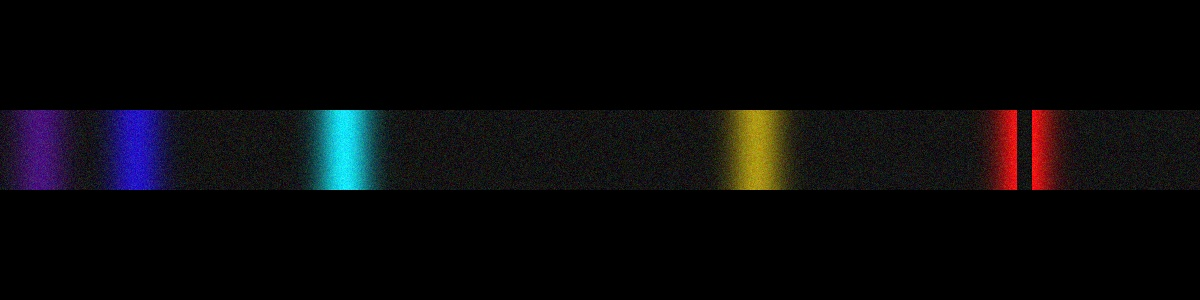
#> input picture test_emission_spectrum.jpg, 1200 x 300 px
$ python SpectrumAnalyzer.py
#> lines starting #> are read from the running program, lines starting #| are printed output that depends on the picture
"""
Spectrum Image Analyzer
Analyzes light spectrum images to extract wavelength vs intensity data.
"""

import cv2
import numpy as np
import matplotlib.pyplot as plt
from pathlib import Path


class SpectrumAnalyzer:
    """Analyzes spectrum images and extracts wavelength-intensity data."""

    def __init__(self, image_path=None, wavelength_calibration=None, verbose=False):
        """
        Initialize the spectrum analyzer.

        Args:
            image_path: Optional path to a static spectrum image file. If None,
                        the analyzer can accept frames via `process_and_update`.
            wavelength_calibration: Dict with 'points' (list of [pixel, wavelength_nm])
                                   or 'linear' with [start_nm, end_nm]
        """
        self.image_path = image_path
        self.image = None
        self.spectrum_region = None
        self.intensity_profile = None
        self.wavelengths = None
        self.calibration = wavelength_calibration or {
            'linear': [400, 700]  # Default visible spectrum range
        }
        # Verbose flag controls printing for performance-sensitive usage
        self.verbose = bool(verbose)

        # Pre-allocate buffers for faster processing
        self._gray_buffer = None
        self._data_buffer = None
        # Realtime plotting attributes
        self.fig = None
        self.ax = None
        self.line = None
        self.realtime_initialized = False

    def load_image(self):
        """Load the spectrum image from file."""
        self.image = cv2.imread(str(self.image_path))
#> self.image is the input picture: shape (300, 1200, 3); mean B, G, R 10.4, 8.7, 9.2
        if self.image is None:
            raise FileNotFoundError(f"Could not load image: {self.image_path}")
        if self.verbose:
            print(f"Image loaded: {self.image.shape[1]}x{self.image.shape[0]} pixels")
        return self.image

    def crop_spectrum(self, roi=None, auto_detect=True):
        """
        Crop or isolate the spectral stripe from the image.

        Args:
            roi: Region of interest as [x, y, width, height]. If None, uses auto-detection or full image.
            auto_detect: If True, attempts to automatically detect the brightest horizontal band.

        Returns:
            Cropped spectrum region
        """
#> called with auto_detect = True
        if roi is not None:
            x, y, w, h = roi
            self.spectrum_region = self.image[y:y+h, x:x+w]
        elif auto_detect:
            # Convert to grayscale for detection
            gray = cv2.cvtColor(self.image, cv2.COLOR_BGR2GRAY)
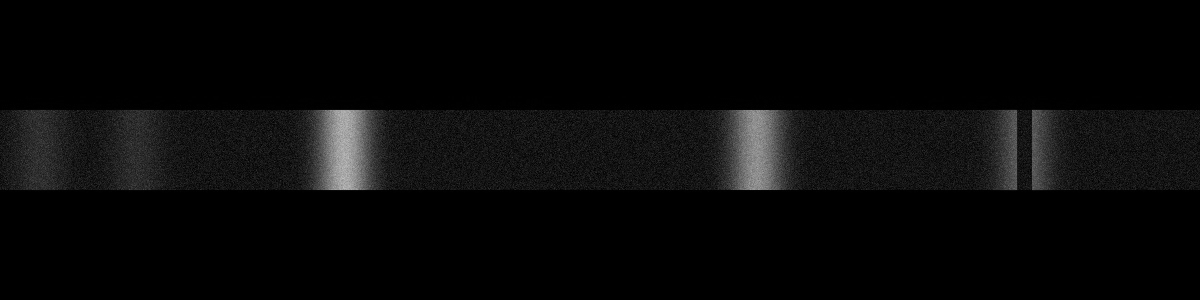
#> gray: shape (300, 1200); min 0, max 192, mean 9

            # Sum intensity along horizontal axis to find brightest vertical region
            vertical_profile = np.sum(gray, axis=1)
#> vertical_profile = 300 values, max 41161 at index 115, min 0 at index 0, mean 10858.2

            # Smooth the profile to reduce noise
            kernel_size = max(5, len(vertical_profile) // 50)
#> kernel_size = 6
            kernel = np.ones(kernel_size) / kernel_size
#> kernel = [0.167, 0.167, 0.167, 0.167, 0.167, 0.167]
            smoothed = np.convolve(vertical_profile, kernel, mode='same')
#> smoothed = 300 values, max 40732 at index 173, min 0 at index 0, mean 10858.2

            # Find the peak region (brightest band)
            peak_idx = np.argmax(smoothed)
#> peak_idx = 173

            # Define region height as 20% of image height or 50 pixels, whichever is larger
            region_height = max(50, self.image.shape[0] // 5)
#> region_height = 60

            # Center the region around the peak
            y_start = max(0, peak_idx - region_height // 2)
#> y_start = 143
            y_end = min(self.image.shape[0], y_start + region_height)
#> y_end = 203

            self.spectrum_region = self.image[y_start:y_end, :]
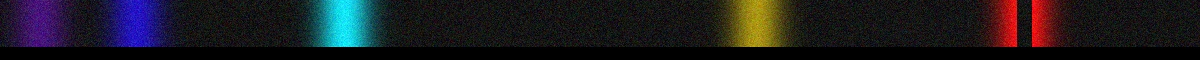
#> self.spectrum_region: shape (60, 1200, 3); mean B, G, R 30.5, 25.5, 27.1
            if self.verbose:
                print(f"Auto-detected spectrum region: rows {y_start}-{y_end}")
        else:
            # Use the full image
            self.spectrum_region = self.image.copy()

        return self.spectrum_region

    # [29 lines left out: function correct_perspective, not called in this run]

    def extract_intensity(self, method='average', channel='gray'):
        """
        Extract intensity profile by collapsing spectrum along vertical axis.

        Args:
            method: 'average', 'max', or 'median' for combining vertical pixels
            channel: 'gray', 'red', 'green', 'blue', or 'all' for RGB

        Returns:
            1D array of intensity values (one per horizontal pixel position)
        """
#> called with method = 'average', channel = 'gray'
        if self.spectrum_region is None:
            raise ValueError("Spectrum region not set. Run crop_spectrum() first.")

        # Select color channel with buffer reuse
        if channel == 'gray':
            if self._gray_buffer is None or self._gray_buffer.shape != self.spectrum_region.shape[:2]:
                self._gray_buffer = np.empty(self.spectrum_region.shape[:2], dtype=np.uint8)
            data = cv2.cvtColor(self.spectrum_region, cv2.COLOR_BGR2GRAY, dst=self._gray_buffer)
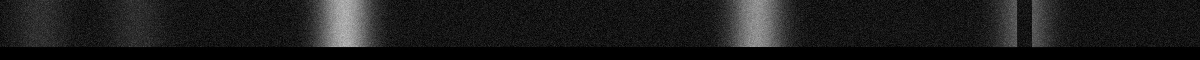
#> data: shape (60, 1200); min 0, max 192, mean 26.5
        elif channel == 'red':
            data = self.spectrum_region[:, :, 2]  # BGR format
        elif channel == 'green':
            data = self.spectrum_region[:, :, 1]
        elif channel == 'blue':
            data = self.spectrum_region[:, :, 0]
        elif channel == 'all':
            # Use average of all channels
            data = np.mean(self.spectrum_region, axis=2).astype(np.uint8)
        else:
            raise ValueError(f"Unknown channel: {channel}")

        # Fast collapse using numpy operations
        if method == 'average':
            self.intensity_profile = np.mean(data, axis=0, dtype=np.float32)
#> self.intensity_profile = 1200 values, max 133.6 at index 343, min 12.95 at index 249, mean 26.55
        elif method == 'max':
            self.intensity_profile = np.max(data, axis=0)
        elif method == 'median':
            self.intensity_profile = np.median(data, axis=0)
        else:
            raise ValueError(f"Unknown method: {method}")

        if self.verbose:
            print(f"Intensity profile extracted: {len(self.intensity_profile)} points")
        return self.intensity_profile

    def calibrate_wavelength(self):
        """
        Convert pixel positions to wavelengths using calibration data.

        Returns:
            Array of wavelength values (in nm) corresponding to each pixel
        """
        if self.intensity_profile is None:
            raise ValueError("Intensity profile not extracted yet.")

        num_pixels = len(self.intensity_profile)
#> num_pixels = 1200

        # Reuse wavelength array if size matches
        if self.wavelengths is None or len(self.wavelengths) != num_pixels:
            self.wavelengths = np.empty(num_pixels, dtype=np.float32)

        if 'linear' in self.calibration:
            # Linear calibration: map first pixel to start_nm, last to end_nm
            start_nm, end_nm = self.calibration['linear']
            self.wavelengths[:] = np.linspace(start_nm, end_nm, num_pixels)
            if self.verbose:
                print(f"Linear calibration: {start_nm}-{end_nm} nm")

        elif 'points' in self.calibration:
            # Calibration using known reference points
            points = np.array(self.calibration['points'])  # [[pixel, wavelength], ...]
            pixels = points[:, 0]
            wavelengths_cal = points[:, 1]

            # Interpolate wavelength for all pixel positions
            pixel_positions = np.arange(num_pixels)
            self.wavelengths[:] = np.interp(pixel_positions, pixels, wavelengths_cal)

            # Extrapolation (vectorized)
            if pixel_positions[0] < pixels[0] and len(pixels) >= 2:
                slope = (wavelengths_cal[1] - wavelengths_cal[0]) / (pixels[1] - pixels[0])
                mask = pixel_positions < pixels[0]
                self.wavelengths[mask] = wavelengths_cal[0] + slope * (pixel_positions[mask] - pixels[0])

            if pixel_positions[-1] > pixels[-1] and len(pixels) >= 2:
                slope = (wavelengths_cal[-1] - wavelengths_cal[-2]) / (pixels[-1] - pixels[-2])
                mask = pixel_positions > pixels[-1]
                self.wavelengths[mask] = wavelengths_cal[-1] + slope * (pixel_positions[mask] - pixels[-1])

            if self.verbose:
                print(f"Point calibration: {len(points)} reference points")
                print(f"  Wavelength range: {self.wavelengths[0]:.1f} - {self.wavelengths[-1]:.1f} nm")

        else:
            raise ValueError("Invalid calibration configuration")

        return self.wavelengths

    def plot_spectrum(self, title="Spectrum Analysis", save_path=None,
                     show_peaks=False, figsize=(12, 6)):
        """
        Plot wavelength vs intensity spectrum.

        Args:
            title: Plot title
            save_path: If provided, save the plot to this path
            show_peaks: If True, mark prominent peaks
            figsize: Figure size as (width, height)
        """
#> called with title = 'Spectrum Analysis', save_path = 'spectrum_plot.png', show_peaks = False, figsize = (12, 6)
        if self.wavelengths is None or self.intensity_profile is None:
            raise ValueError("Run calibrate_wavelength() first.")

        plt.figure(figsize=figsize)
        plt.plot(self.wavelengths, self.intensity_profile, linewidth=1.5)

        # Optionally mark peaks
        if show_peaks:
            from scipy.signal import find_peaks
            peaks, properties = find_peaks(
                self.intensity_profile,
                prominence=np.std(self.intensity_profile)
            )
            plt.plot(self.wavelengths[peaks], self.intensity_profile[peaks],
                    'rx', markersize=10, label='Peaks')
            plt.legend()

        plt.xlabel('Wavelength (nm)', fontsize=12)
        plt.ylabel('Intensity (arbitrary units)', fontsize=12)
        plt.title(title, fontsize=14)
        plt.grid(True, alpha=0.3)
        plt.tight_layout()

        if save_path:
            plt.savefig(save_path, dpi=300, bbox_inches='tight')
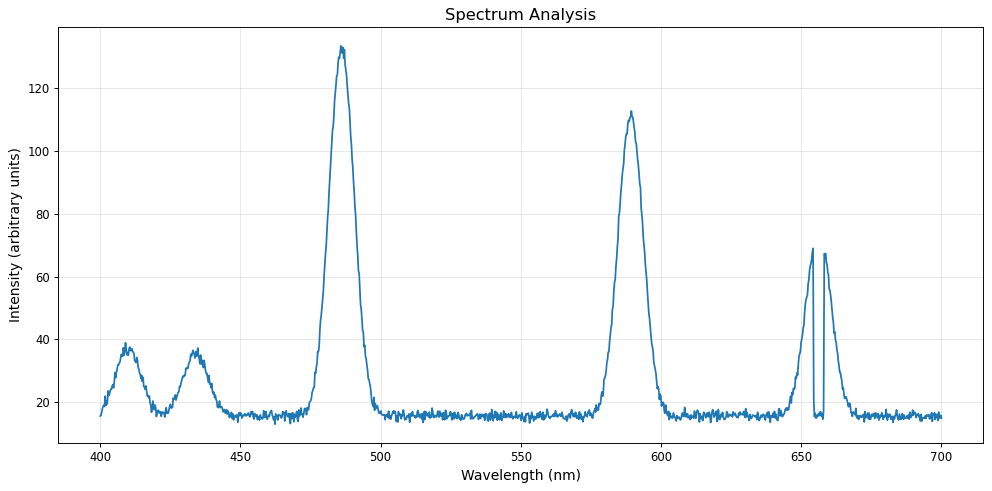
#> figure drawn by matplotlib, 1 panel; curve peaks at x = 485.8, y = 133.6
            if self.verbose:
                print(f"Plot saved to: {save_path}")

        plt.show()

    # ---------------------- Real-time support -------------------------------
    # [64 lines left out: functions init_realtime_plot, update_realtime_plot, close_realtime, process_and_update, not called in this run]

    def save_data(self, csv_path):
        """
        Save wavelength and intensity data to CSV file.

        Args:
            csv_path: Path for output CSV file
        """
#> called with csv_path = 'spectrum_data.csv'
        if self.wavelengths is None or self.intensity_profile is None:
            raise ValueError("No data to save. Run analysis first.")

        data = np.column_stack((self.wavelengths, self.intensity_profile))
#> data = 1200 pairs, first value 400 to 700, second value 12.95 to 133.6
        np.savetxt(
            csv_path,
            data,
            delimiter=',',
            header='Wavelength(nm),Intensity',
            comments='',
            fmt='%.3f'
        )
        if self.verbose:
            print(f"Data saved to: {csv_path}")

    def analyze(self, roi=None, auto_detect=True, intensity_method='average',
                channel='gray', plot=True, save_plot=None, save_csv=None):
        """
        Run complete analysis pipeline.

        Args:
            roi: Region of interest [x, y, width, height]
            auto_detect: Auto-detect spectrum region
            intensity_method: 'average', 'max', or 'median'
            channel: Color channel to analyze
            plot: Whether to display the plot
            save_plot: Path to save plot image
            save_csv: Path to save CSV data

        Returns:
            Dictionary with wavelengths and intensities
        """
        self.load_image()
        self.crop_spectrum(roi=roi, auto_detect=auto_detect)
        self.extract_intensity(method=intensity_method, channel=channel)
        self.calibrate_wavelength()

        if plot:
            self.plot_spectrum(save_path=save_plot)

        if save_csv:
            self.save_data(save_csv)

        return {
            'wavelengths': self.wavelengths,
            'intensities': self.intensity_profile
        }


# ============================================================================
# USAGE EXAMPLE
# ============================================================================

if __name__ == "__main__":
    # -------------------------------------------------------------------------
    # CONFIGURATION - Modify these parameters for your specific use case
    # -------------------------------------------------------------------------

    # Path to your spectrum image
    IMAGE_PATH = "test_emission_spectrum.jpg"

    # Wavelength calibration options:
    # Option 1: Linear calibration (assumes spectrum spans from start to end wavelength)
    calibration_config = {
        'linear': [400, 700]  # violet (400nm) to red (700nm)
    }

    # Option 2: Point calibration (if you know specific wavelength positions in pixels)
    # Uncomment and modify if you have reference points:
    # calibration_config = {
    #     'points': [
    #         [100, 450],   # pixel 100 = 450nm (blue)
    #         [500, 550],   # pixel 500 = 550nm (green)
    #         [900, 650]    # pixel 900 = 650nm (red)
    #     ]
    # }

    # Region of interest (optional): [x, y, width, height]
    # Set to None to use auto-detection or full image
    ROI = None  # Example: [50, 200, 1000, 100]

    # Analysis parameters
    AUTO_DETECT = True           # Automatically find brightest horizontal band
    INTENSITY_METHOD = 'average' # 'average', 'max', or 'median'
    COLOR_CHANNEL = 'gray'       # 'gray', 'red', 'green', 'blue', or 'all'

    # Output options
    SAVE_PLOT = "spectrum_plot.png"  # Set to None to not save
    SAVE_CSV = "spectrum_data.csv"   # Set to None to not save

    # -------------------------------------------------------------------------
    # RUN ANALYSIS
    # -------------------------------------------------------------------------

    try:
        # Create analyzer instance
        analyzer = SpectrumAnalyzer(IMAGE_PATH, wavelength_calibration=calibration_config)

        # Run complete analysis
        results = analyzer.analyze(
            roi=ROI,
            auto_detect=AUTO_DETECT,
            intensity_method=INTENSITY_METHOD,
            channel=COLOR_CHANNEL,
            plot=True,
            save_plot=SAVE_PLOT,
            save_csv=SAVE_CSV
        )
#> results = 2 items

        print("\nAnalysis complete!")
        print(f"Wavelength range: {results['wavelengths'][0]:.1f} - {results['wavelengths'][-1]:.1f} nm")
#| Wavelength range: 400.0 - 700.0 nm
        print(f"Number of data points: {len(results['wavelengths'])}")
#| Number of data points: 1200
        print(f"Intensity range: {results['intensities'].min():.1f} - {results['intensities'].max():.1f}")
#| Intensity range: 12.9 - 133.6

    except FileNotFoundError:
        print(f"Error: Image file '{IMAGE_PATH}' not found.")
        print("Please update IMAGE_PATH with the correct path to your spectrum image.")
    except Exception as e:
        print(f"Error during analysis: {e}")

$ run again, with test_continuous_spectrum.jpg copied over test_emission_spectrum.jpg
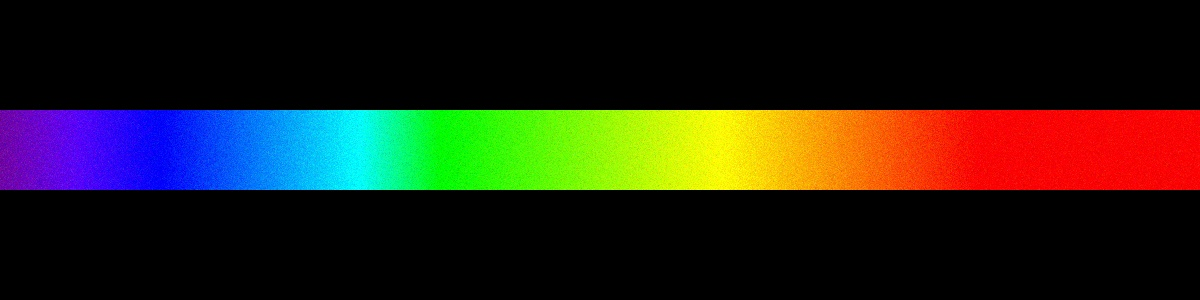
#> input picture test_continuous_spectrum.jpg, 1200 x 300 px
#> in load_image, self.image is the input picture: shape (300, 1200, 3); mean B, G, R 22.6, 33.4, 37.4
#> in crop_spectrum, `gray = cv2.cvtColor(self.image, cv2.COLOR_BGR2GRAY)`:
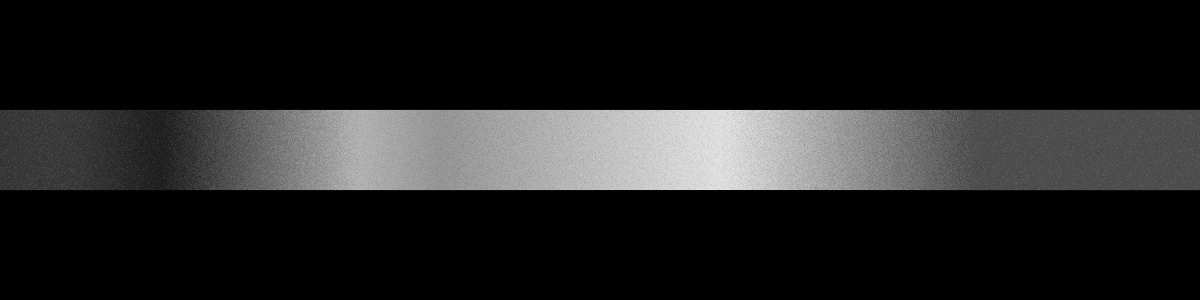
#> gray: shape (300, 1200); min 0, max 230, mean 33.4
#> vertical_profile = 300 values, max 150310 at index 110, min 0 at index 0, mean 40026
#> kernel_size = 6
#> kernel = [0.167, 0.167, 0.167, 0.167, 0.167, 0.167]
#> smoothed = 300 values, max 149893.2 at index 134, min 0 at index 0, mean 40026
#> peak_idx = 134
#> y_start = 104
#> y_end = 164
#> self.intensity_profile = 1200 values, max 200.7 at index 720, min 29.22 at index 160, mean 112.5
#> num_pixels = 1200
#> in plot_spectrum, `plt.savefig(save_path, dpi=300, bbox_inches='tight')`:
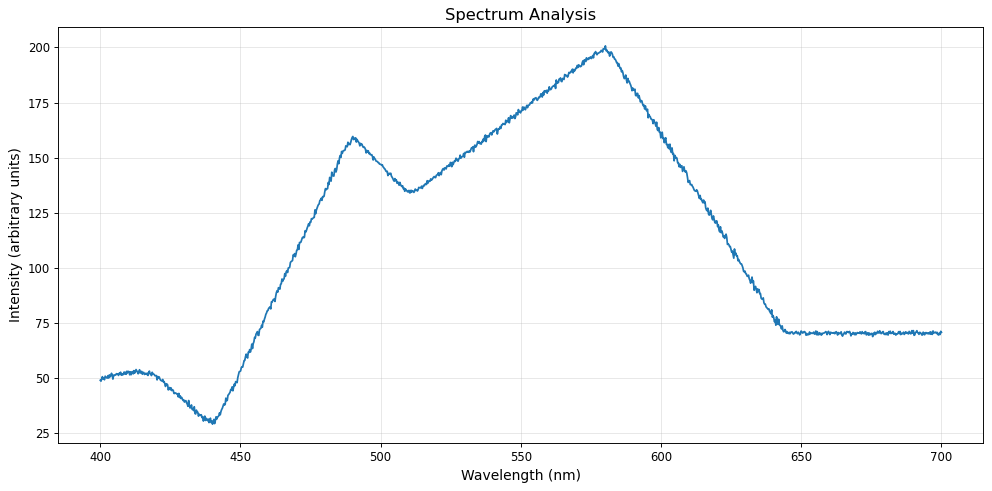
#> figure drawn by matplotlib, 1 panel; curve peaks at x = 580.2, y = 200.7
#> in save_data, `data = np.column_stack((self.wavelengths, self.intensity_profile))`: data = 1200 pairs, first value 400 to 700, second value 29.22 to 200.7
#> results = 2 items
#| Wavelength range: 400.0 - 700.0 nm
#| Number of data points: 1200
#| Intensity range: 29.2 - 200.7

$ run again, with snappedshot01.png saved as test_emission_spectrum.jpg
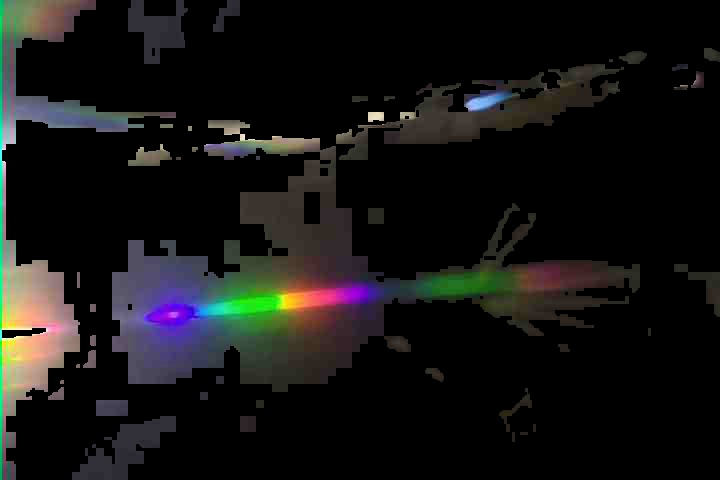
#> input picture snappedshot01.png, 720 x 480 px
#> in load_image, self.image is the input picture: shape (480, 720, 3); mean B, G, R 19.9, 20.7, 21.1
#> vertical_profile = 480 values, max 50551 at index 302, min 2177 at index 450, mean 14898.5
#> kernel_size = 9
#> kernel = [0.111, 0.111, 0.111, 0.111, 0.111, 0.111, 0.111, 0.111, 0.111]
#> smoothed = 480 values, max 49814.9 at index 299, min 2167.8 at index 479, mean 14862.2
#> peak_idx = 299
#> y_start = 251
#> y_end = 347
#> in extract_intensity, `data = cv2.cvtColor(self.spectrum_region, cv2.COLOR_BGR2GRAY, dst=self..`:
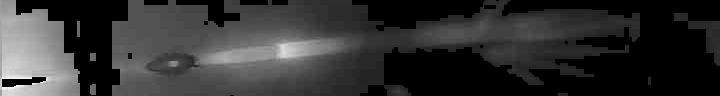
#> data: shape (96, 720); min 0, max 249, mean 50.5
#> self.intensity_profile = 720 values, max 172.2 at index 14, min 0 at index 97, mean 50.5
#> num_pixels = 720
#> in plot_spectrum, `plt.savefig(save_path, dpi=300, bbox_inches='tight')`:
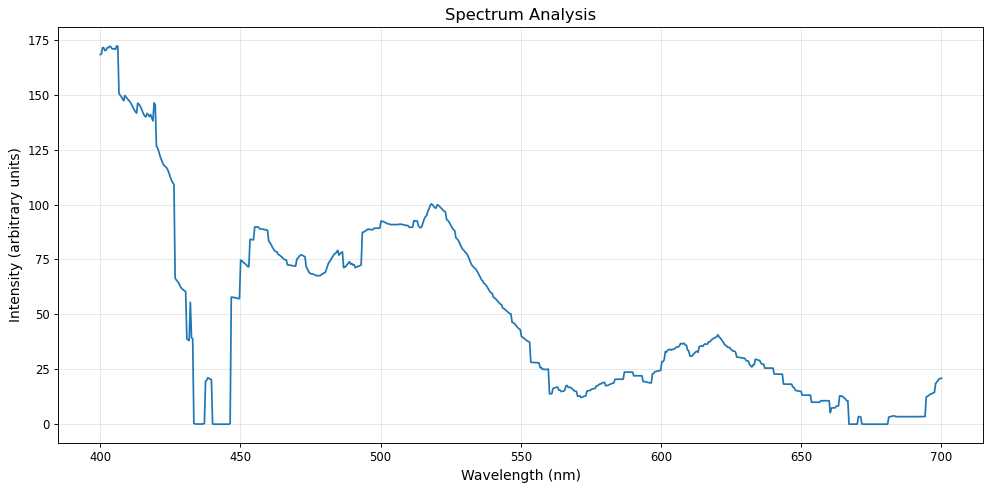
#> figure drawn by matplotlib, 1 panel; curve peaks at x = 405.8, y = 172.2
#> in save_data, `data = np.column_stack((self.wavelengths, self.intensity_profile))`: data = 720 pairs, first value 400 to 700, second value 0 to 172.2
#> results = 2 items
#| Wavelength range: 400.0 - 700.0 nm
#| Number of data points: 720
#| Intensity range: 0.0 - 172.2
